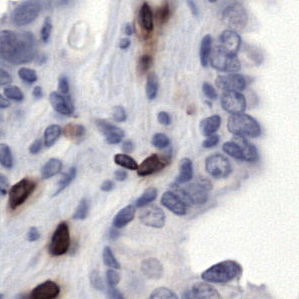
#> input picture classification/input_dir/images_dab/lysto_pilot_1.png, 299 x 299 px; its folder holds only this picture in this run
$ python -i utils.py   (imports and definitions only)
#> lines starting #> are read from the running program, lines starting #| are printed output that depends on the picture
import os
from PIL import Image
from tqdm import tqdm


def crop_resize(image_path):
    crop_width, crop_height = 267, 267
    im = Image.open(image_path).convert('RGB')
#> im is the input picture: PIL image 299x299 RGB; mean R, G, B 188.9, 186.6, 196.6
    width, height = im.size
#> width = 299; height = 299
    left = (width - crop_width) / 2
#> left = 16
    top = (height - crop_height) / 2
#> top = 16
    right = (width + crop_width) / 2
#> right = 283
    bottom = (height + crop_height) / 2
#> bottom = 283
    im = im.crop((left, top, right, bottom))
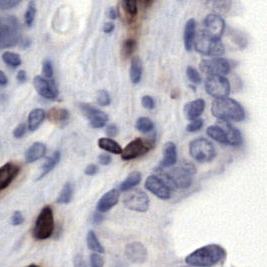
#> im: PIL image 267x267 RGB; mean R, G, B 188, 185.7, 196.1
    im = im.resize((256, 256))
#> im: PIL image 256x256 RGB

    return im


# [24 lines not run here, left out]

>>> result = crop_resize('classification/input_dir/images_dab/lysto_pilot_1.png')

$ run again, on classification/input_dir/images_dab/lysto_pilot_10.png
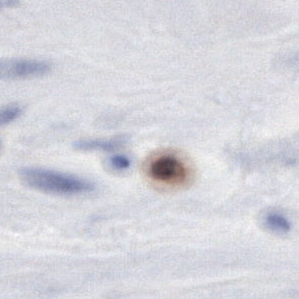
#> input picture classification/input_dir/images_dab/lysto_pilot_10.png, 299 x 299 px
#> in crop_resize, im is the input picture: PIL image 299x299 RGB; mean R, G, B 213.1, 212.8, 220.2
#> in crop_resize, `im = im.crop((left, top, right, bottom))`:
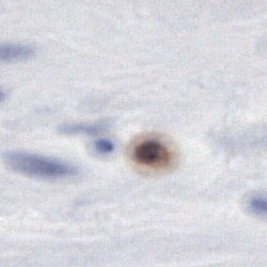
#> im: PIL image 267x267 RGB; mean R, G, B 213.2, 212.9, 220.1

$ run again, on classification/input_dir/images_dab/lysto_pilot_11.png
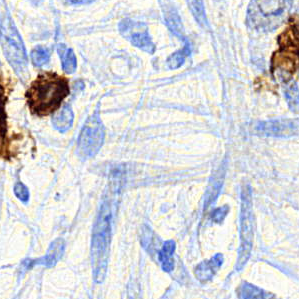
#> input picture classification/input_dir/images_dab/lysto_pilot_11.png, 299 x 299 px
#> in crop_resize, im is the input picture: PIL image 299x299 RGB; mean R, G, B 210.8, 212.9, 218.9
#> in crop_resize, `im = im.crop((left, top, right, bottom))`:
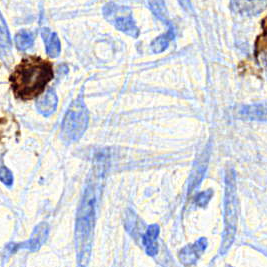
#> im: PIL image 267x267 RGB; mean R, G, B 211.2, 214.3, 221.2

$ run again, on classification/input_dir/images_dab/lysto_pilot_12.png
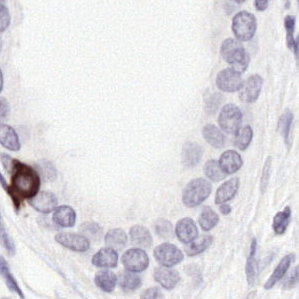
#> input picture classification/input_dir/images_dab/lysto_pilot_12.png, 299 x 299 px
#> in crop_resize, im is the input picture: PIL image 299x299 RGB; mean R, G, B 221.2, 219.3, 224.3
#> in crop_resize, `im = im.crop((left, top, right, bottom))`:
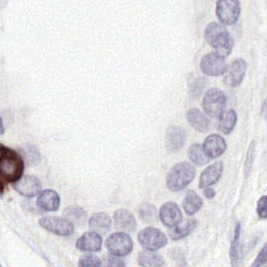
#> im: PIL image 267x267 RGB; mean R, G, B 222.7, 221, 225.5
